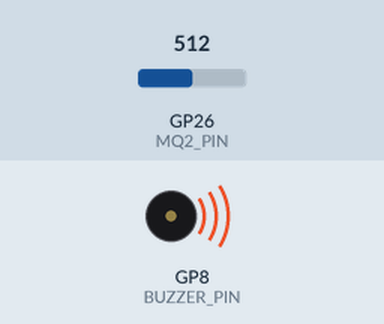
The sketch below on a simulated Raspberry Pi Pico. On the bench: buzzer (waves = sounding, pin HIGH). The inputs (shaded band) are chosen by the test bench; at power-on: GP26 (MQ2_PIN) = 512. What the sketch prints to the serial monitor is not drawn.

Above: at 1.2 s.
1.3 s: GP26 (MQ2_PIN) set to 65
4.3 s: GP26 (MQ2_PIN) set to 57
At 4.8 s:
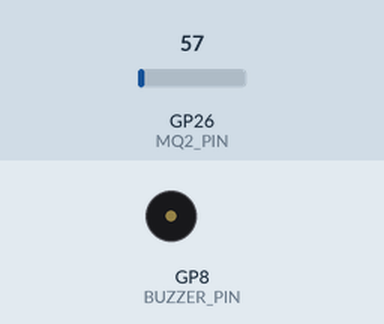
5.8 s: GP26 (MQ2_PIN) set to 122
At 6.6 s:
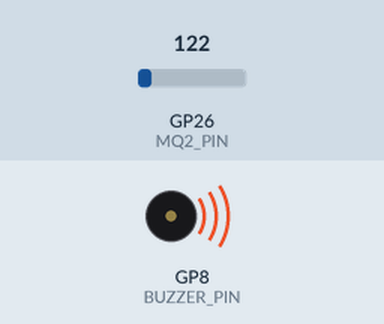
8.8 s: GP26 (MQ2_PIN) set to 0
At 9.4 s:
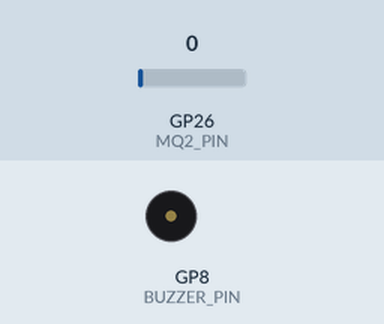
Timing chart, 0 to 11.3 s (numbered marks = the images above; inputs shaded):
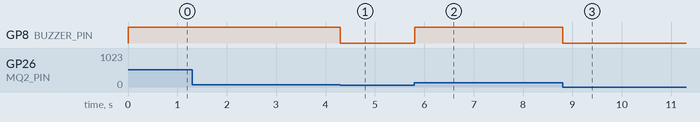

The sketch:

combined_130.ino
```cpp
// snippet: combined_130
// tags: combined, multi-sensor, millis
// boards: avr, esp32, megaavr, nano33iot, romi32u4, rp2040
// library: none
// description: Gas detection alarm: MQ-2 on A0
// prompts: detection, alarm, declare, float, globally, activate
// verified: compile-only
// source: kd-generated (id 130)

const int MQ2_PIN = A0;
const int BUZZER_PIN = 8;
const float THRESHOLD = 300.0;
float ppm = 0.0;
bool buzzerActive = false;
unsigned long buzzerStart = 0;
const unsigned long BUZZER_DURATION = 1000;

void setup() {
  Serial.begin(9600);
  pinMode(BUZZER_PIN, OUTPUT);
}

void loop() {
  unsigned long now = millis();
  ppm = analogRead(MQ2_PIN) * (5.0 / 1023.0) * 1000.0; // Convert to ppm

  if (ppm > THRESHOLD) {
    if (!buzzerActive) {
      digitalWrite(BUZZER_PIN, HIGH);
      buzzerActive = true;
      buzzerStart = now;
    }
    if (now - buzzerStart < BUZZER_DURATION) {
      Serial.println("GAS ALERT");
    } else {
      digitalWrite(BUZZER_PIN, LOW);
      buzzerActive = false;
    }
  } else {
    digitalWrite(BUZZER_PIN, LOW);
  }
}
```

Measured:
- the behaviour switches between 62 and 61 on GP26 (MQ2_PIN) (found by bisection; images 0 and 1)
- after the input at 4.3 s, GP8 (BUZZER_PIN): HIGH → LOW at once
- after the input at 5.8 s, GP8 (BUZZER_PIN): LOW → HIGH at once
- after the input at 8.8 s, GP8 (BUZZER_PIN): HIGH → LOW at once
